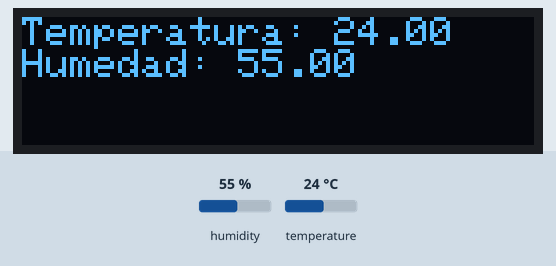
This program was run on a simulated ESP32. Parts: 128×32 one-colour display. Inputs (shaded band) come from the test bench; at power-on: humidity 55 %, temperature 24 °C. The display library's start-up logo is not drawn; what the program prints to the serial monitor is not drawn.

Above: at 3.2 s.
3.3 s: humidity set to 22 %
At 4.5 s:
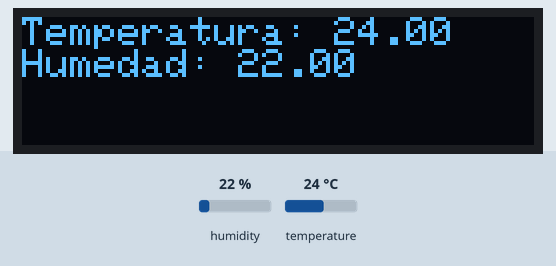
4.8 s: temperature set to 12 °C
At 5.4 s:
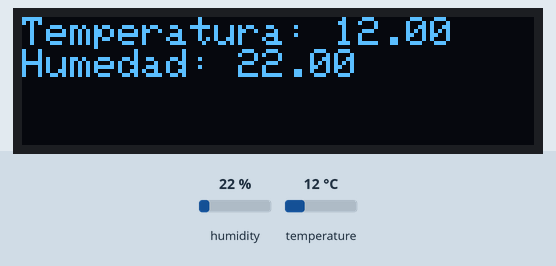
6.6 s: humidity set to 40 %
At 7.2 s:
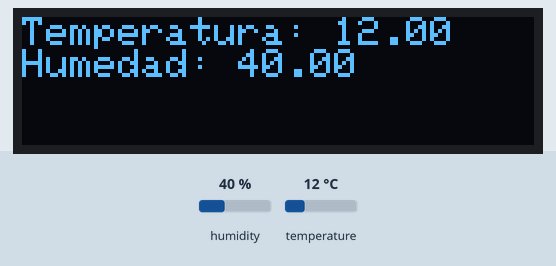
8.3 s: temperature set to 19 °C
At 9.0 s:
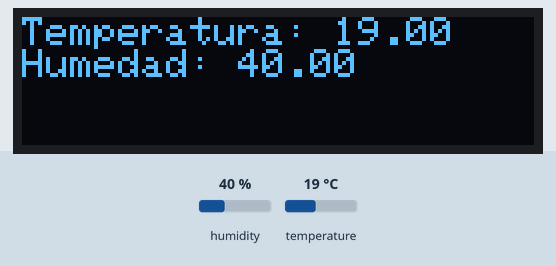
Timing chart, 0 to 11.1 s (numbered marks = the images above; inputs shaded):
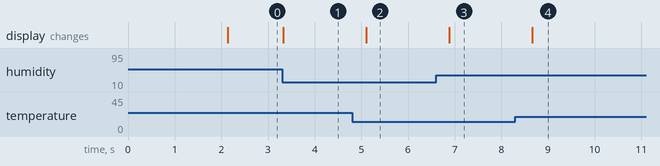

The program:

main.cpp
```cpp
#include <Adafruit_AHTX0.h>
#include <Adafruit_GFX.h>
#include <Adafruit_SSD1306.h>
#include <Wire.h>


#define SCREEN_WIDTH 128 // Ancho de la pantalla OLED, en píxeles
#define SCREEN_HEIGHT 32 // Alto de la pantalla OLED, en píxeles


#define OLED_RESET -1 // Pin de reset (o -1 si se comparte el pin de reset del Arduino)
#define SCREEN_ADDRESS 0x3C ///< Ver la hoja de datos para la dirección; 0x3D para 128x64, 0x3C para 128x32


Adafruit_AHTX0 aht;
Adafruit_SSD1306 display(SCREEN_WIDTH, SCREEN_HEIGHT, &Wire, OLED_RESET);


void setup() {
 Wire.begin();
 // Wire1.begin(OLED_SDA, OLED_SCL);
 Serial.begin(115200);
 Serial.println("Adafruit AHT10/AHT20 demo!");


 if (!aht.begin()) {
   Serial.println("¡No se pudo encontrar el AHT! ¡Verifique la conexión!");
   while (1) delay(10);
 }
 Serial.println("AHT10 o AHT20 encontrado");


 if(!display.begin(SSD1306_SWITCHCAPVCC, SCREEN_ADDRESS)) {
   Serial.println(F("¡Error al asignar memoria para SSD1306!"));
   for(;;);
 }


 display.display();
 delay(2000);
 display.clearDisplay();
}


void loop() {
 sensors_event_t humidity, temp;
 aht.getEvent(&humidity, &temp); // Obtener los objetos de temperatura y humedad con datos actualizados


 display.clearDisplay();


 display.setTextSize(1);
 display.setTextColor(SSD1306_WHITE);
 display.setCursor(0, 0);
 display.print("Temperatura: ");
 display.println(temp.temperature);
 display.print("Humedad: ");
 display.println(humidity.relative_humidity);


 display.display();
 Serial.print("Temperatura: ");
 Serial.print(temp.temperature);
 Serial.println(" grados C");
 Serial.print("Humedad: ");
 Serial.print(humidity.relative_humidity);
 Serial.println("% HR");


 delay(500);
}
```

Measured:
- after the input at 3.3 s, the display: changes at once (image 1)
- after the input at 4.8 s, the display: changes after 0.30 s (image 2)
- after the input at 6.6 s, the display: changes after 0.28 s (image 3)
- after the input at 8.3 s, the display: changes after 0.36 s (image 4)
